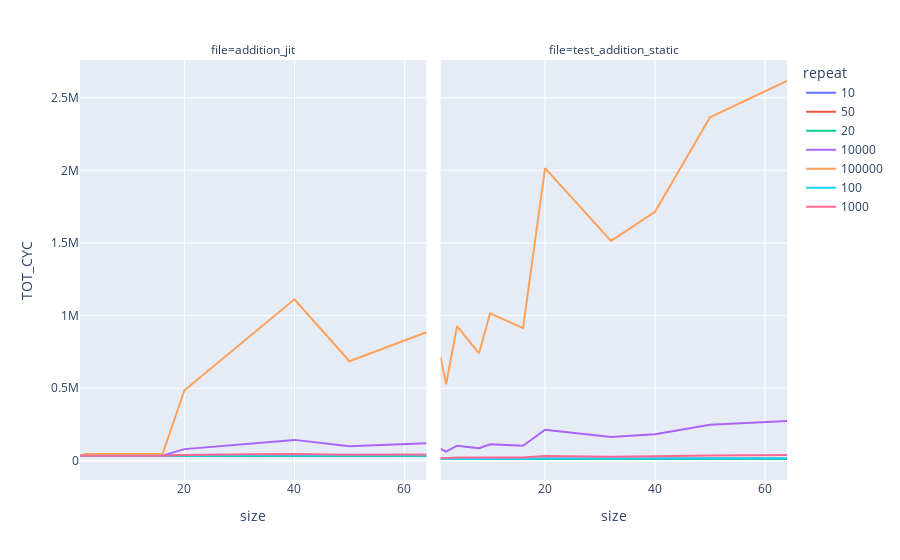

Source (notebook cell):
### Code cell
fig = px.line(df.sort_values('size'), x='size', y='TOT_CYC', color='repeat', line_group='repeat', facet_col='file')
fig.show()

### Figure 1 — Plotly figure (JSON) as saved in the notebook; plotly's stock layout.template omitted (floating-point values rounded to 4 significant figures)
{"data": [{"hovertemplate": "repeat=10<br>file=addition_jit<br>size=%{x}<br>TOT_CYC=%{y}<extra></extra>", "legendgroup": "10", "line": {"color": "#636efa", "dash": "solid"}, "marker": {"symbol": "circle"}, "mode": "lines", "name": "10", "orientation": "v", "showlegend": true, "type": "scatter", "x": [1, 2, 4, 8, 10, 16, 20, 32, 40, 50, 64], "xaxis": "x", "y": [33720.0, 34340.0, 33870.0, 34200.0, 34300.0, 34260.0, 34790.0, 35640.0, 36770.0, 35150.0, 34950.0], "yaxis": "y"}, {"hovertemplate": "repeat=10<br>file=test_addition_static<br>size=%{x}<br>TOT_CYC=%{y}<extra></extra>", "legendgroup": "10", "line": {"color": "#636efa", "dash": "solid"}, "marker": {"symbol": "circle"}, "mode": "lines", "name": "10", "orientation": "v", "showlegend": false, "type": "scatter", "x": [1, 2, 4, 8, 10, 16, 20, 32, 40, 50, 64], "xaxis": "x2", "y": [12730.0, 12450.0, 12660.0, 13340.0, 13350.0, 13320.0, 13740.0, 13250.0, 13730.0, 13660.0, 13620.0], "yaxis": "y2"}, {"hovertemplate": "repeat=50<br>file=addition_jit<br>size=%{x}<br>TOT_CYC=%{y}<extra></extra>", "legendgroup": "50", "line": {"color": "#EF553B", "dash": "solid"}, "marker": {"symbol": "circle"}, "mode": "lines", "name": "50", "orientation": "v", "showlegend": true, "type": "scatter", "x": [1, 2, 4, 8, 10, 16, 20, 32, 40, 50, 64], "xaxis": "x", "y": [34520.0, 34180.0, 33850.0, 34750.0, 33940.0, 34170.0, 35700.0, 36180.0, 37640.0, 34920.0, 35890.0], "yaxis": "y"}, {"hovertemplate": "repeat=50<br>file=test_addition_static<br>size=%{x}<br>TOT_CYC=%{y}<extra></extra>", "legendgroup": "50", "line": {"color": "#EF553B", "dash": "solid"}, "marker": {"symbol": "circle"}, "mode": "lines", "name": "50", "orientation": "v", "showlegend": false, "type": "scatter", "x": [1, 2, 4, 8, 10, 16, 20, 32, 40, 50, 64], "xaxis": "x2", "y": [12420.0, 12740.0, 13010.0, 13490.0, 13950.0, 13803, 14360.0, 14050.0, 14030.0, 14770.0, 14620.0], "yaxis": "y2"}, {"hovertemplate": "repeat=20<br>file=addition_jit<br>size=%{x}<br>TOT_CYC=%{y}<extra></extra>", "legendgroup": "20", "line": {"color": "#00cc96", "dash": "solid"}, "marker": {"symbol": "circle"}, "mode": "lines", "name": "20", "orientation": "v", "showlegend": true, "type": "scatter", "x": [1, 2, 4, 8, 10, 16, 20, 32, 40, 50, 64], "xaxis": "x", "y": [33790.0, 34480.0, 33930.0, 34360.0, 33480.0, 33950.0, 35160.0, 36110.0, 36640.0, 34620.0, 35190.0], "yaxis": "y"}, {"hovertemplate": "repeat=20<br>file=test_addition_static<br>size=%{x}<br>TOT_CYC=%{y}<extra></extra>", "legendgroup": "20", "line": {"color": "#00cc96", "dash": "solid"}, "marker": {"symbol": "circle"}, "mode": "lines", "name": "20", "orientation": "v", "showlegend": false, "type": "scatter", "x": [1, 2, 4, 8, 10, 16, 20, 32, 40, 50, 64], "xaxis": "x2", "y": [12360.0, 12530.0, 12540.0, 13360.0, 13583, 13410.0, 13870.0, 13575, 13840.0, 14191, 13990.0], "yaxis": "y2"}, {"hovertemplate": "repeat=10000<br>file=addition_jit<br>size=%{x}<br>TOT_CYC=%{y}<extra></extra>", "legendgroup": "10000", "line": {"color": "#ab63fa", "dash": "solid"}, "marker": {"symbol": "circle"}, "mode": "lines", "name": "10000", "orientation": "v", "showlegend": true, "type": "scatter", "x": [1, 2, 4, 8, 10, 16, 20, 32, 40, 50, 64], "xaxis": "x", "y": [34020.0, 34850.0, 35200.0, 35250.0, 35440.0, 35650.0, 80410.0, 118300.0, 144000.0, 99700.0, 120000.0], "yaxis": "y"}, {"hovertemplate": "repeat=10000<br>file=test_addition_static<br>size=%{x}<br>TOT_CYC=%{y}<extra></extra>", "legendgroup": "10000", "line": {"color": "#ab63fa", "dash": "solid"}, "marker": {"symbol": "circle"}, "mode": "lines", "name": "10000", "orientation": "v", "showlegend": false, "type": "scatter", "x": [1, 2, 4, 8, 10, 16, 20, 32, 40, 50, 64], "xaxis": "x2", "y": [82720.0, 63340.0, 104000.0, 87270.0, 113600.0, 103300.0, 213400.0, 163600.0, 183400.0, 249000.0, 274000.0], "yaxis": "y2"}, {"hovertemplate": "repeat=100000<br>file=addition_jit<br>size=%{x}<br>TOT_CYC=%{y}<extra></extra>", "legendgroup": "100000", "line": {"color": "#FFA15A", "dash": "solid"}, "marker": {"symbol": "circle"}, "mode": "lines", "name": "100000", "orientation": "v", "showlegend": true, "type": "scatter", "x": [1, 2, 4, 8, 10, 16, 20, 32, 40, 50, 64], "xaxis": "x", "y": [33900.0, 46588, 46610.0, 46730.0, 47190.0, 46840.0, 485400.0, 860900.0, 1112000.0, 685200.0, 884939], "yaxis": "y"}, {"hovertemplate": "repeat=100000<br>file=test_addition_static<br>size=%{x}<br>TOT_CYC=%{y}<extra></extra>", "legendgroup": "100000", "line": {"color": "#FFA15A", "dash": "solid"}, "marker": {"symbol": "circle"}, "mode": "lines", "name": "100000", "orientation": "v", "showlegend": false, "type": "scatter", "x": [1, 2, 4, 8, 10, 16, 20, 32, 40, 50, 64], "xaxis": "x2", "y": [712545, 527100.0, 927100.0, 740100.0, 1015000.0, 913800.0, 2015000.0, 1513707, 1714000.0, 2365000.0, 2615000.0], "yaxis": "y2"}, {"hovertemplate": "repeat=100<br>file=addition_jit<br>size=%{x}<br>TOT_CYC=%{y}<extra></extra>", "legendgroup": "100", "line": {"color": "#19d3f3", "dash": "solid"}, "marker": {"symbol": "circle"}, "mode": "lines", "name": "100", "orientation": "v", "showlegend": true, "type": "scatter", "x": [1, 2, 4, 8, 10, 16, 20, 32, 40, 50, 64], "xaxis": "x", "y": [34400.0, 34250.0, 34130.0, 34140.0, 34320.0, 34250.0, 35540.0, 37340.0, 37540.0, 35320.0, 35840.0], "yaxis": "y"}, {"hovertemplate": "repeat=100<br>file=test_addition_static<br>size=%{x}<br>TOT_CYC=%{y}<extra></extra>", "legendgroup": "100", "line": {"color": "#19d3f3", "dash": "solid"}, "marker": {"symbol": "circle"}, "mode": "lines", "name": "100", "orientation": "v", "showlegend": false, "type": "scatter", "x": [1, 2, 4, 8, 10, 16, 20, 32, 40, 50, 64], "xaxis": "x2", "y": [12840.0, 12710.0, 13360.0, 13787, 14330.0, 14320.0, 15530.0, 14880.0, 15020.0, 16020.0, 16010.0], "yaxis": "y2"}, {"hovertemplate": "repeat=1000<br>file=addition_jit<br>size=%{x}<br>TOT_CYC=%{y}<extra></extra>", "legendgroup": "1000", "line": {"color": "#FF6692", "dash": "solid"}, "marker": {"symbol": "circle"}, "mode": "lines", "name": "1000", "orientation": "v", "showlegend": true, "type": "scatter", "x": [1, 2, 4, 8, 10, 16, 20, 32, 40, 50, 64], "xaxis": "x", "y": [34530.0, 34170.0, 34190.0, 33870.0, 34660.0, 34710.0, 40060.0, 44860.0, 47430.0, 41010.0, 43270.0], "yaxis": "y"}, {"hovertemplate": "repeat=1000<br>file=test_addition_static<br>size=%{x}<br>TOT_CYC=%{y}<extra></extra>", "legendgroup": "1000", "line": {"color": "#FF6692", "dash": "solid"}, "marker": {"symbol": "circle"}, "mode": "lines", "name": "1000", "orientation": "v", "showlegend": false, "type": "scatter", "x": [1, 2, 4, 8, 10, 16, 20, 32, 40, 50, 64], "xaxis": "x2", "y": [19260.0, 17680.0, 22030.0, 20480.0, 23460.0, 22410.0, 33390.0, 28410.0, 30570.0, 36920.0, 39530.0], "yaxis": "y2"}], "layout": {"annotations": [{"font": {}, "showarrow": false, "text": "file=addition_jit", "x": 0.245, "xanchor": "center", "xref": "paper", "y": 1, "yanchor": "bottom", "yref": "paper"}, {"font": {}, "showarrow": false, "text": "file=test_addition_static", "x": 0.755, "xanchor": "center", "xref": "paper", "y": 1, "yanchor": "bottom", "yref": "paper"}], "legend": {"title": {"text": "repeat"}, "tracegroupgap": 0}, "margin": {"t": 60}, "xaxis": {"anchor": "y", "domain": [0, 0.49], "title": {"text": "size"}}, "xaxis2": {"anchor": "y2", "domain": [0.51, 1], "matches": "x", "title": {"text": "size"}}, "yaxis": {"anchor": "x", "domain": [0, 1], "title": {"text": "TOT_CYC"}}, "yaxis2": {"anchor": "x2", "domain": [0, 1], "matches": "y", "showticklabels": false}}}
